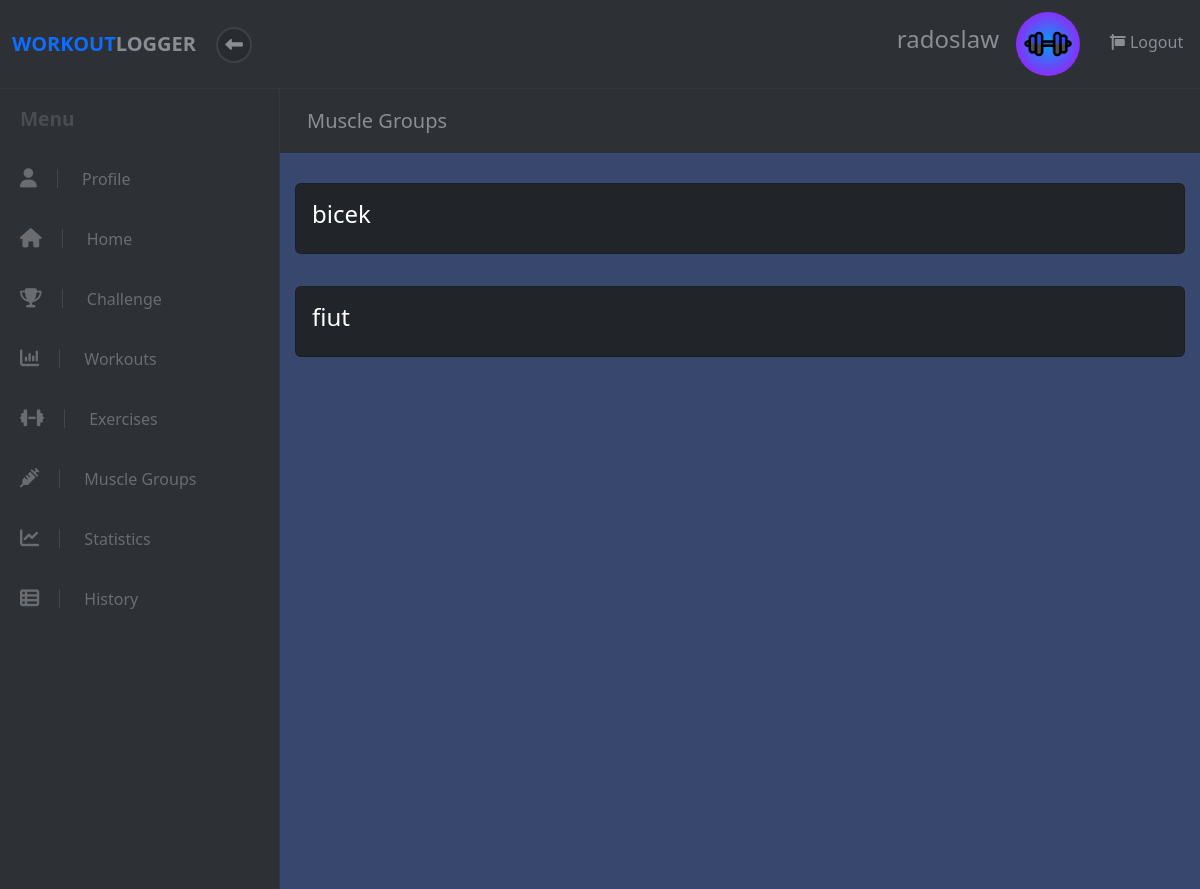
The page /musclegroup (signed in) on the database as committed earlier.
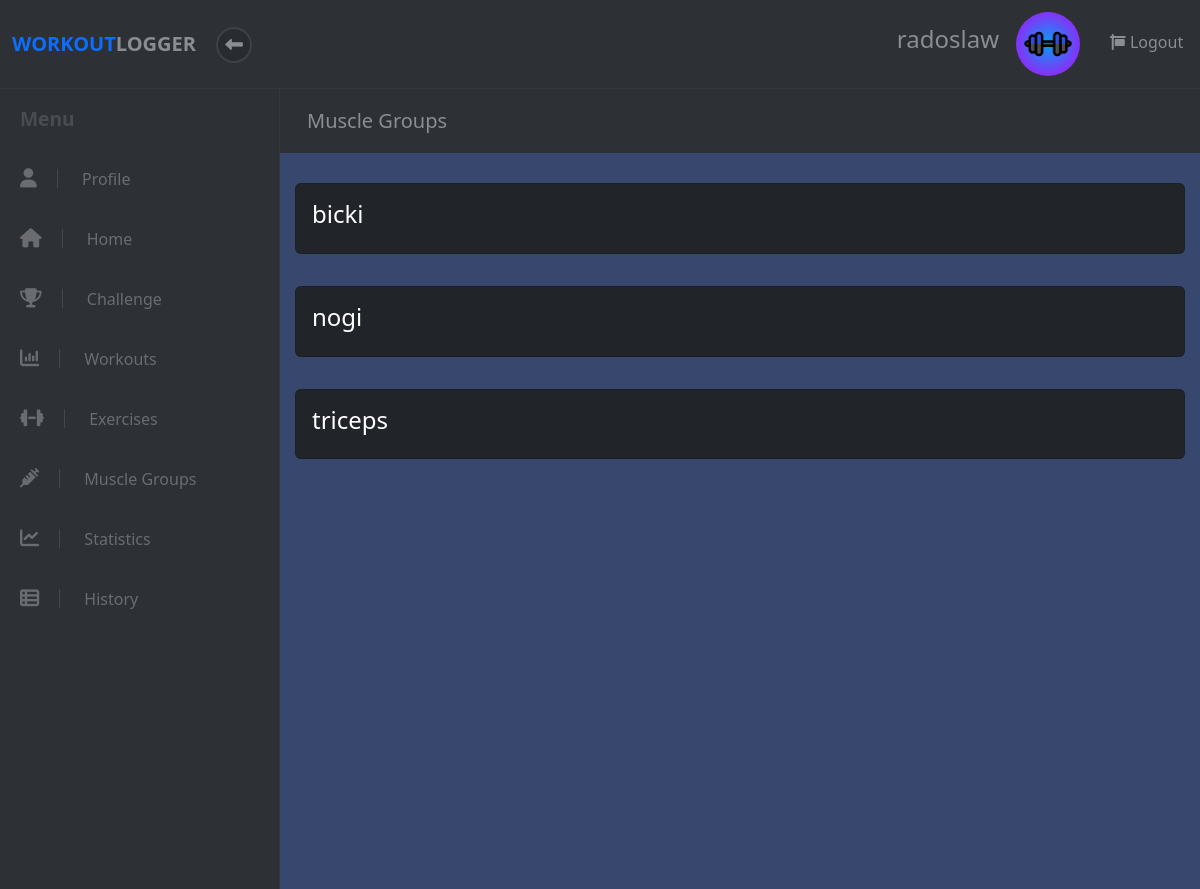
The same page on the database as committed later.
### apps/workout/models.py (models this page shows, shortened)
class MuscleGroup(models.Model):
    name = models.CharField(max_length=50)
    description = models.CharField(max_length=150)
    created_at = models.DateTimeField(auto_now_add=True)
    updated_at = models.DateTimeField(auto_now=True)
    def __str__(self):
        return self.name

### apps/workout/views.py (the view)
# urls.py: re_path(r'^musclegroup$', views.muscle_group),
def muscle_group(request):
    try:
        user = User.objects.get(id=request.session["user_id"])
        muscle_group = MuscleGroup.objects.all().order_by('name')
        print(muscle_group)
        data = {
            'user': user,
            'muscle_group': muscle_group,
        }
        return render(request, "workout/muscle_group.html", data)
    except (KeyError, User.DoesNotExist) as err:
        messages.info(request, "You must be logged in to view this page.", extra_tags="invalid_session")
        logging.warning("User must be logged in to view 'muscle_group'.")
        return redirect("/")

### apps/workout/templates/workout/muscle_group.html (shortened to what this page needs)
<!DOCTYPE html>
<html>
  <head>
    {% load static %}
    <link
      rel="stylesheet"
      href="{% static 'fontawesomefree/css/all.min.css' %}"
    />
    <link rel="stylesheet" href="../../static/workout/styles.css" />
    {% load bootstrap5 %} {% bootstrap_css %} {% bootstrap_javascript %}
  </head>
  <body>
    {% include 'workout/widgets/header.html' %}
    <div class="d-flex align-items-stretch">
      {% include 'workout/widgets/sidebar.html' %}
      <div class="page-content">
        <div class="page-header">
          <div class="container-fluid">
            <h2 class="h5 no-margin-bottom">Muscle Groups</h2>
          </div>
        </div>
        {% include 'workout/items/muscle_groups_list.html' %}
      </div>
    </div>
  </body>
</html>

### apps/workout/templates/workout/items/muscle_groups_list.html (shortened to what this page needs)
<section>
  {% if muscle_group %}
  {% for muscle in muscle_group %}
  <div class="col-lg-12 pb-4">
    <div class="card text-white bg-dark mb-2">
      <div class="card-body">
        <h4 class="card-title">{{muscle.name}}</h4>
      </div>
    </div>
  </div>
  {% endfor %} {% endif %}
</section>

Rows that differ between the two databases and show on the page:
removed MuscleGroup: name "bicek"
removed MuscleGroup: name "fiut"
added MuscleGroup: name "bicki"
added MuscleGroup: name "nogi"
added MuscleGroup: name "triceps"
